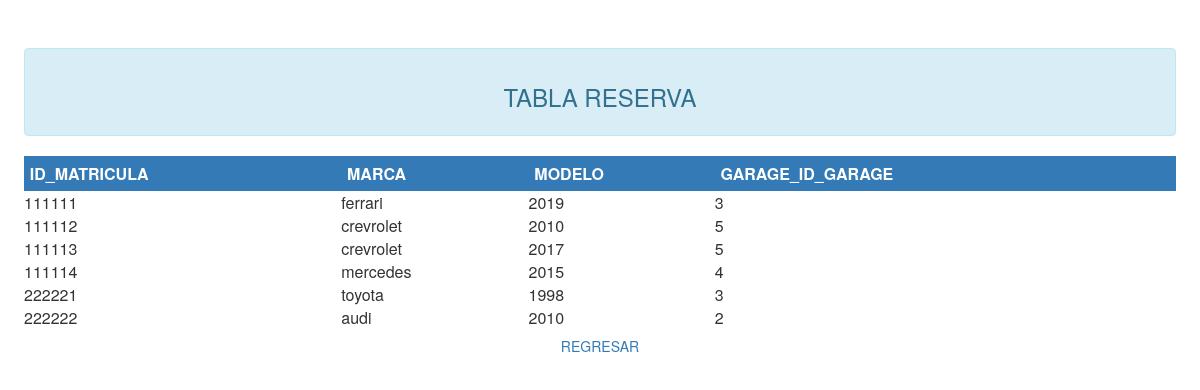
The page /consulta_tabla_coche.php on the database its author committed.
### tables this page shows
CREATE TABLE `coche` (
  `id_matricula` varchar(100) NOT NULL,
  `marca` varchar(100) NOT NULL,
  `modelo` varchar(100) NOT NULL,
  `GARAGE_id_garage` int(11) NOT NULL
);

### consulta_tabla_coche.php (the view, shortened to what this page needs)
<?php
	$host = "localhost";
	$basededatos = "proyecto_coches";
	$usuariodb = "baseDatosProyecto";
    $clavedb = "170869efrain1998";
    try {
        $conexion = new PDO('mysql:host='.$host.';dbname='.$basededatos, $usuariodb, $clavedb);
    }
    catch (PDOException $e)
    {
        print "¡Error!: " . $e->getMessage() . "<br/>";
        die();
    }
?>
<html lang="es">
	<head>
		<link rel="stylesheet" href="css/estilos.css">
		<link rel="stylesheet" href="https://maxcdn.bootstrapcdn.com/bootstrap/3.3.7/css/bootstrap.min.css">
	</head>
	<body>
		<header>
			<div class="alert alert-info">
			<h3>TABLA RESERVA</h3>
			</div>
		</header>
		<section>
			<table class="col-md-12">
				<tr class="bg-primary">
					<th class="pad-basic">ID_MATRICULA</th>
					<th class="pad-basic">MARCA</th>
                    <th class="pad-basic">MODELO</th>
                    <th class="pad-basic">GARAGE_ID_GARAGE</th>
				<tr>
				<?php
				$query="SELECT * FROM coche";
				$consulta=$conexion->query($query);
				while ($fila=$consulta->fetch(PDO::FETCH_ASSOC))
					{
						echo'
						<tr>
						<td>'.$fila['id_matricula'].'</td>
                        <td>'.$fila['marca'].'</td>
                        <td>'.$fila['modelo'].'</td>
                        <td>'.$fila['GARAGE_id_garage'].'</td>
						</tr>
						';
                    }
				?>
			</table>
		</section>
		<center>
		<br><br>
		<input type="button" value="REGRESAR" class="btn btn-link" onclick="location.href='registro_coche.php' "name="atras"/>
	    </center>
</body>
</html>

### css/estilos.css (style rules this page uses)
header { margin-top: 4%; margin-right: 2%; margin-left: 2%; text-align: center; }
section { margin-right: 2%; margin-left: 2%; }
.pad-basic { padding:.5%; }

### rows shown on the page
coche: id_matricula "111111", marca "ferrari", modelo "2019", GARAGE_id_garage "3"
coche: id_matricula "111112", marca "crevrolet", modelo "2010", GARAGE_id_garage "5"
coche: id_matricula "111113", marca "crevrolet", modelo "2017", GARAGE_id_garage "5"
coche: id_matricula "111114", marca "mercedes", modelo "2015", GARAGE_id_garage "4"
coche: id_matricula "222221", marca "toyota", modelo "1998", GARAGE_id_garage "3"
coche: id_matricula "222222", marca "audi", modelo "2010", GARAGE_id_garage "2"
